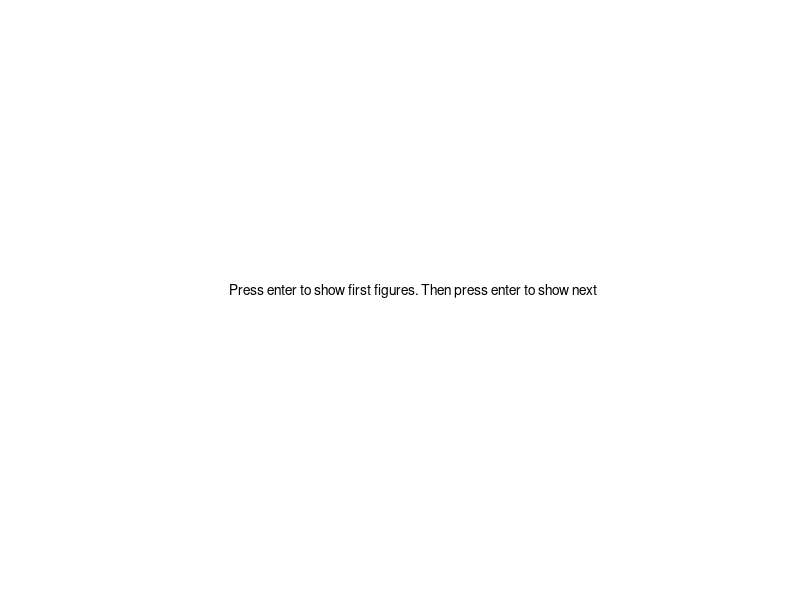

MATLAB code for this plot: (Note: this script raises an error after producing the figure.)
disp('Press enter to show first figures. Then press enter to show next');
figure('MenuBar', 'none', 'ToolBar', 'none', 'Color', 'white');
axis off;
text(0.5, 0.5, 'Press enter to show first figures. Then press enter to show next', ...
    'FontSize', 10, ...
    'HorizontalAlignment', 'center', ...
    'VerticalAlignment', 'middle');
key = waitforbuttonpress;        % Wait for user input
close all;
showFigFiles('FolderName','./TestMatricesTest/figure');